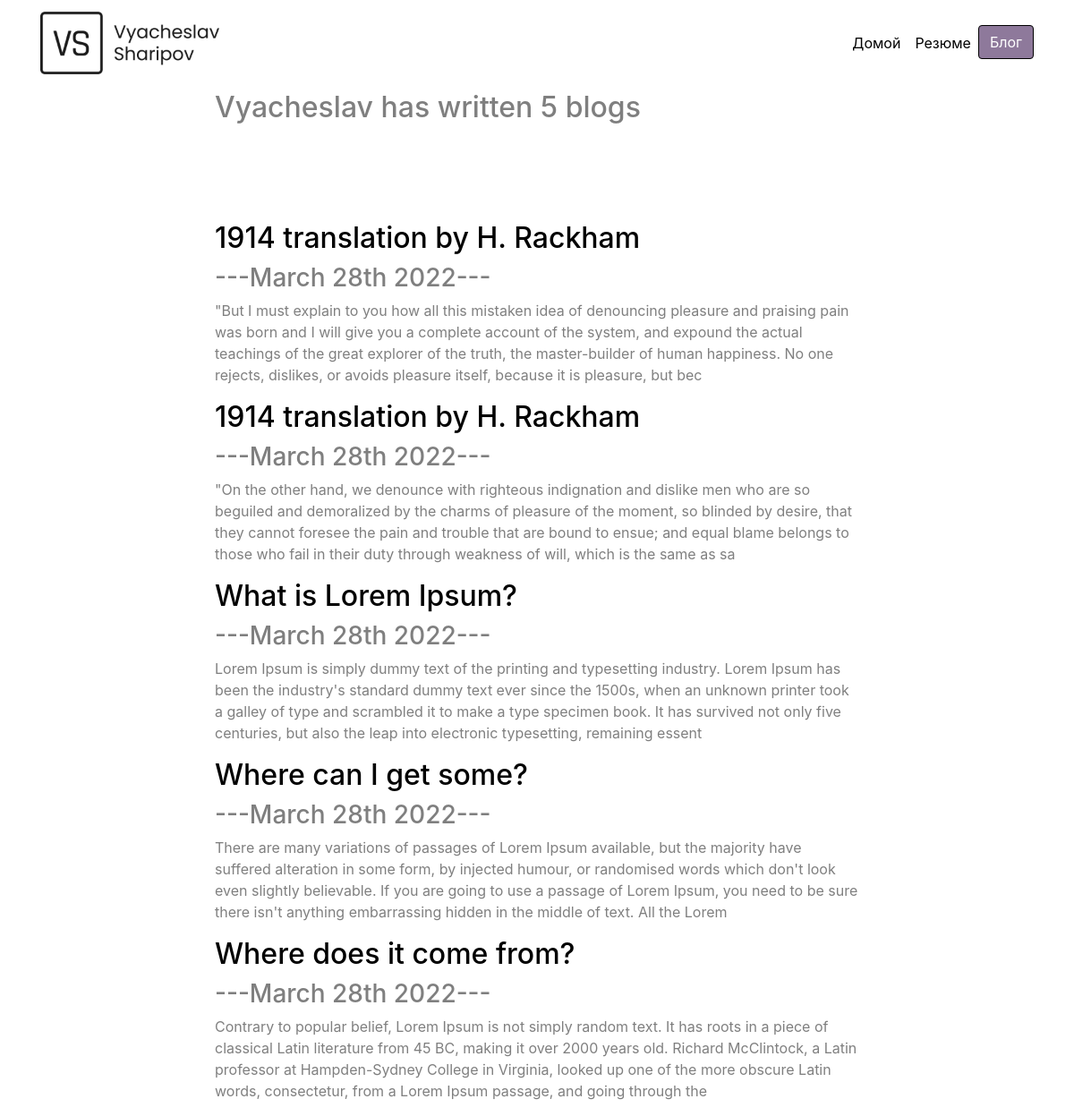
The page /blog/ on the database as committed earlier.
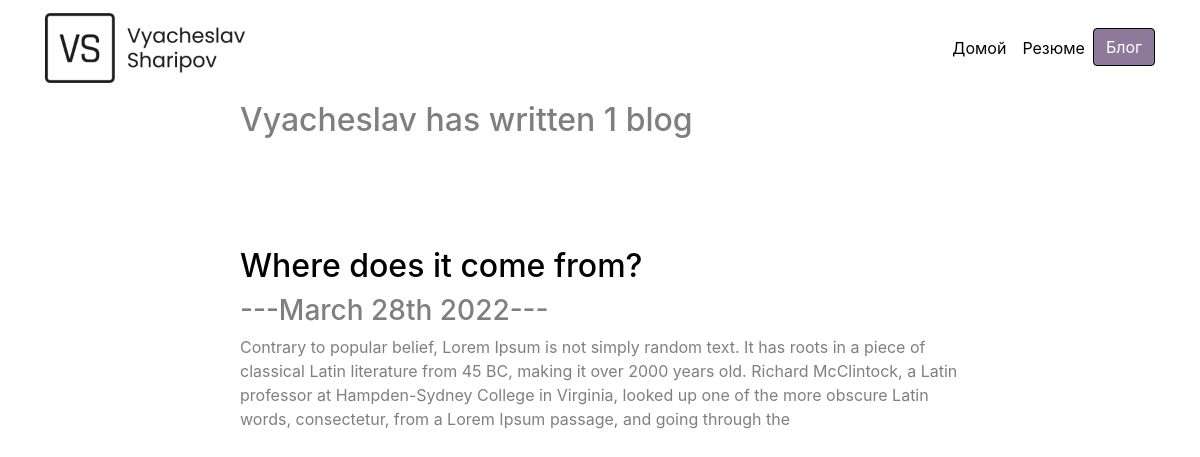
The same page on the database as committed later.
### blog/models.py (models this page shows, shortened)
class Blogs(models.Model):
    title = models.CharField(max_length=100)
    date = models.DateField(auto_now=True)
    description = models.CharField(max_length=350)

### blog/views.py (the view)
# urls.py: path('', views.all_blogs, name='all_blog'),
def all_blogs(requests):
    blogs = Blogs.objects.all()[:5]
    return render(requests, 'blog/all_blogs.html', { 'blogs': blogs })

### blog/templates/blog/all_blogs.html
{% extends 'portfolio/base.html' %}
{% block content %}
<div class="row">
    <h2 style="padding-bottom: 100px">Vyacheslav has written {{ blogs.count }} blog{{ blogs|pluralize }}</h2>
    <div class="row-md">
        {% for blog in blogs %}
            <a href="{% url 'blog:detail' blog.id %}" style="color: black"><h2>{{ blog.title }}</h2></a>
            <h3>---{{ blog.date|date:'F jS Y' }}---</h3>
            <p>{{ blog.description }}</p>
        {% endfor %}
    </div>
</div>
{% endblock %}

### portfolio/templates/portfolio/base.html (shortened to what this page needs)
<!DOCTYPE html>
<html lang="en">
<head>
    {% load static %}
    <link rel="stylesheet" href="https://stackpath.bootstrapcdn.com/bootstrap/4.4.1/css/bootstrap.min.css">
    <link rel="stylesheet" href="{% static 'portfolio/custom.css' %}">
</head>
<body>
    <nav id="topNav" class="navbar navbar-expand-md navbar-light">
        <div class="container" style="width: 100%">
            <a class="navbar-brand" href="{% url 'main_page' %}">
                <img src="{% static 'portfolio/logo.png' %}" width="200" height="70" class="d-inline-block align-top" alt="Sharip's Logo">
            </a>
            <div class="collapse navbar-collapse text-center" id="navbarNav">
                <ul class="navbar-nav ml-auto">
                    <li class="nav-item">
                        <a class="nav-link" href="{% url 'main_page' %}">Домой</a>
                    </li>
                    <li class="nav-item">
                        <a class="nav-link" href="{% static 'portfolio/resume.pdf' %}" target="_blank">Резюме</a>
                    </li>
                    <li>
                        <a role="button" href="{% url 'blog:all_blog' %}" class="btn btn-primary">Блог</a>
                    </li>
                </ul>
            </div>
        </div>
    </nav>
    <div class="container" style="align-content: right; margin: 0 auto; width: 60%; padding-top: 5px;">
        {% block content %}
        {% endblock %}
    </div>
</body>
</html>

### portfolio/static/portfolio/custom.css (style rules this page uses)
.navbar-nav .nav-link { color: #000000 !important; }
.container { color: rgba(0, 0, 0, 0.5) !important; }
.btn { color: #FFFFFF; background-color: #8e799b; border: none; border: 1px solid black; }

Rows that differ between the two databases and show on the page:
removed Blogs: title "1914 translation by H. Rackham", date "March 28th 2022", description "\"But I must explain to you how all this mistaken idea of denouncing pleasure and praising pain was born and I will give you a complete account of the system, and expound the actual teachings of the great explorer of the truth, the master-builder of human happiness. No one rejects, dislikes, or avoids pleasure itself, because it is pleasure, but bec"
removed Blogs: title "1914 translation by H. Rackham", date "March 28th 2022", description "\"On the other hand, we denounce with righteous indignation and dislike men who are so beguiled and demoralized by the charms of pleasure of the moment, so blinded by desire, that they cannot foresee the pain and trouble that are bound to ensue; and equal blame belongs to those who fail in their duty through weakness of will, which is the same as sa"
removed Blogs: title "What is Lorem Ipsum?", date "March 28th 2022", description "Lorem Ipsum is simply dummy text of the printing and typesetting industry. Lorem Ipsum has been the industry's standard dummy text ever since the 1500s, when an unknown printer took a galley of type and scrambled it to make a type specimen book. It has survived not only five centuries, but also the leap into electronic typesetting, remaining essent"
removed Blogs: title "Where can I get some?", date "March 28th 2022", description "There are many variations of passages of Lorem Ipsum available, but the majority have suffered alteration in some form, by injected humour, or randomised words which don't look even slightly believable. If you are going to use a passage of Lorem Ipsum, you need to be sure there isn't anything embarrassing hidden in the middle of text. All the Lorem"
Other text that changed with them:
{{ blogs.count }}: "5" → "1"
